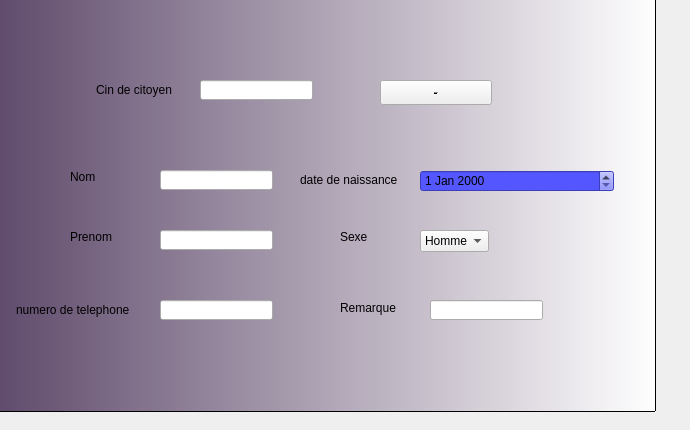
      <widget class="QWidget" name="tab_8">
       <attribute name="title">
        <string>Modifier un citoyen </string>
       </attribute>
       <widget class="QTableView" name="tableView">
        <property name="geometry">
         <rect>
          <x>-25</x>
          <y>-9</y>
          <width>681</width>
          <height>421</height>
         </rect>
        </property>
        <property name="styleSheet">
         <string notr="true">background-color: qlineargradient(spread:pad, x1:0, y1:0, x2:1, y2:0, stop:0 rgba(86, 64, 99, 249), stop:1 rgba(255, 255, 255, 255));

</string>
        </property>
       </widget>
       <widget class="QLabel" name="label_14">
        <property name="geometry">
         <rect>
          <x>96</x>
          <y>80</y>
          <width>91</width>
          <height>20</height>
         </rect>
        </property>
        <property name="text">
         <string>Cin de citoyen</string>
        </property>
       </widget>
       <widget class="QLabel" name="label_15">
        <property name="geometry">
         <rect>
          <x>70</x>
          <y>170</y>
          <width>47</width>
          <height>13</height>
         </rect>
        </property>
        <property name="text">
         <string>Nom</string>
        </property>
       </widget>
       <widget class="QLabel" name="label_16">
        <property name="geometry">
         <rect>
          <x>70</x>
          <y>230</y>
          <width>47</width>
          <height>13</height>
         </rect>
        </property>
        <property name="text">
         <string>Prenom</string>
        </property>
       </widget>
       <widget class="QLabel" name="label_17">
        <property name="geometry">
         <rect>
          <x>300</x>
          <y>170</y>
          <width>121</width>
          <height>20</height>
         </rect>
        </property>
        <property name="text">
         <string>date de naissance</string>
        </property>
       </widget>
       <widget class="QLabel" name="label_18">
        <property name="geometry">
         <rect>
          <x>340</x>
          <y>230</y>
          <width>47</width>
          <height>13</height>
         </rect>
        </property>
        <property name="text">
         <string>Sexe</string>
        </property>
       </widget>
       <widget class="QLabel" name="label_19">
        <property name="geometry">
         <rect>
          <x>16</x>
          <y>300</y>
          <width>141</width>
          <height>20</height>
         </rect>
        </property>
        <property name="text">
         <string>numero de telephone</string>
        </property>
       </widget>
       <widget class="QLabel" name="label_20">
        <property name="geometry">
         <rect>
          <x>340</x>
          <y>300</y>
          <width>61</width>
          <height>16</height>
         </rect>
        </property>
        <property name="text">
         <string>Remarque</string>
        </property>
       </widget>
       <widget class="QLineEdit" name="le_nom2">
        <property name="geometry">
         <rect>
          <x>160</x>
          <y>170</y>
          <width>113</width>
          <height>20</height>
         </rect>
        </property>
       </widget>
       <widget class="QLineEdit" name="le_prenom2">
        <property name="geometry">
         <rect>
          <x>160</x>
          <y>230</y>
          <width>113</width>
          <height>20</height>
         </rect>
        </property>
       </widget>
       <widget class="QLineEdit" name="le_numero2">
        <property name="geometry">
         <rect>
          <x>160</x>
          <y>300</y>
          <width>113</width>
          <height>20</height>
         </rect>
        </property>
       </widget>
       <widget class="QLineEdit" name="le_remarque_2">
        <property name="geometry">
         <rect>
          <x>430</x>
          <y>300</y>
          <width>113</width>
          <height>20</height>
         </rect>
        </property>
       </widget>
       <widget class="QLineEdit" name="le_cin2">
        <property name="geometry">
         <rect>
          <x>200</x>
          <y>80</y>
          <width>113</width>
          <height>20</height>
         </rect>
        </property>
       </widget>
       <widget class="QPushButton" name="modifier">
        <property name="geometry">
         <rect>
          <x>380</x>
          <y>80</y>
          <width>112</width>
          <height>25</height>
         </rect>
        </property>
        <property name="font">
         <font>
          <pointsize>-1</pointsize>
          <weight>75</weight>
          <bold>true</bold>
          <underline>true</underline>
         </font>
        </property>
        <property name="cursor">
         <cursorShape>PointingHandCursor</cursorShape>
        </property>
        <property name="text">
         <string>modifier</string>
        </property>
       </widget>
       <widget class="QDateEdit" name="le_daten11">
        <property name="geometry">
         <rect>
          <x>420</x>
          <y>170</y>
          <width>194</width>
          <height>22</height>
         </rect>
        </property>
        <property name="styleSheet">
         <string notr="true">background-color: rgb(84, 87, 255);</string>
        </property>
       </widget>
       <widget class="QComboBox" name="le_sexe11">
        <property name="geometry">
         <rect>
          <x>420</x>
          <y>230</y>
          <width>69</width>
          <height>22</height>
         </rect>
        </property>
        <item>
         <property name="text">
          <string>Homme </string>
         </property>
        </item>
        <item>
         <property name="text">
          <string>Femme</string>
         </property>
        </item>
       </widget>
      </widget>
